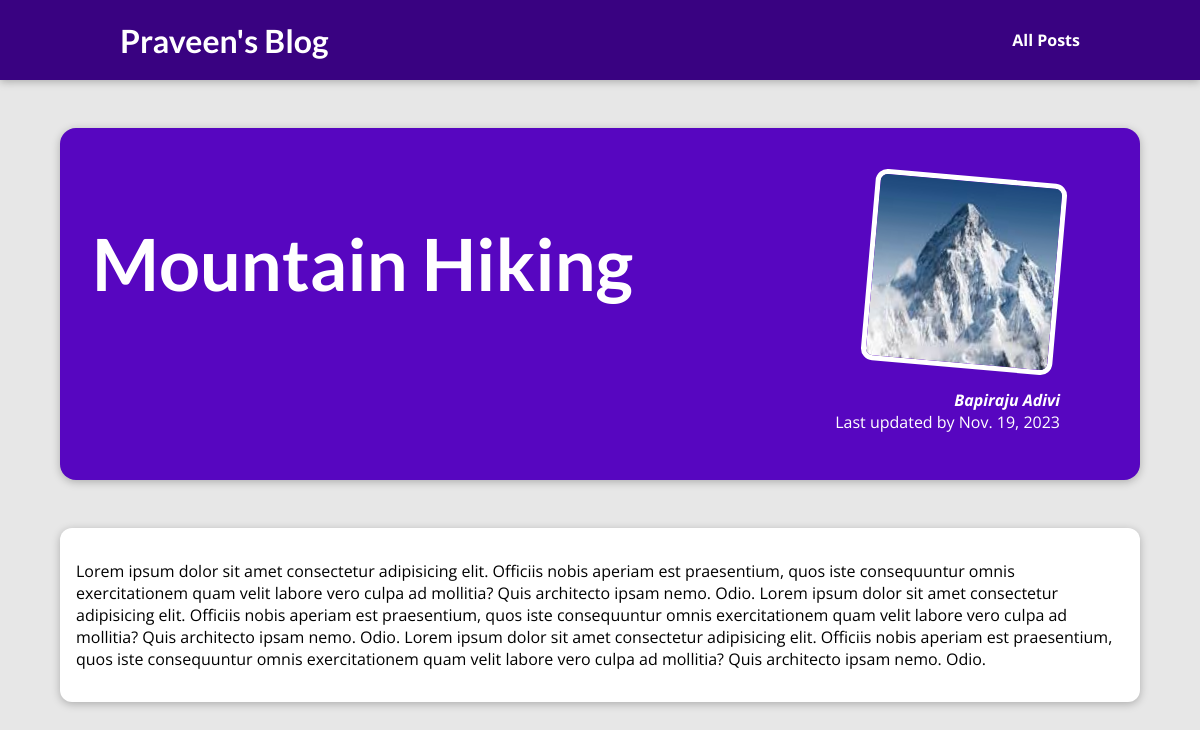
The page /s/posts/mountain-hiking on the database its author committed.
### blog/models.py (models this page shows, shortened)
class Post(models.Model):
    title = models.CharField(max_length=200)
    author = models.ForeignKey(Author, on_delete=models.CASCADE, related_name="posts")
    excerpt = models.CharField(max_length=500)
    date = models.DateField(auto_now=True)
    content = models.TextField(max_length=10000)
    slug = models.SlugField()
    image = models.CharField(max_length=50, null=True)
    tag = models.ManyToManyField(Tag, default="")

class Author(models.Model):
    first_name=models.CharField(max_length=50)
    last_name=models.CharField(max_length=50)
    email=models.EmailField(max_length=50)
    def get_full_name(self):
        return f"{self.first_name} {self.last_name}"
    def __str__(self):
        return self.get_full_name()

### blog/views.py (the view)
# urls.py: path('posts/<slug:slug>', views.post_detail, name='post-detail-page')
def post_detail(request, slug):
    identified_post = Post.objects.get(slug=slug)
    return render(request, 'blog/post_detail.html', {
        'post': identified_post
    })

### blog/templates/blog/post_detail.html
{% extends "base.html" %}
{% load static %}
{% block css_files %}
    <link rel="stylesheet" href="{% static "blog/post_detail.css"%}">
{% endblock css_files %}
{% block content %}
<section id='summary'>
    <h2> {{ post.title }} </h2>
    <article>
        <img src="{% static "blog/media/"|add:post.image %}" alt="Mountains Photo">
        <address>{{ post.author }}</address>
        <div>
            Last updated by {{ post.date }}
        </div>
    </article>
</section>
<main>
   <p>
    {{post.content}}
   </p>
</main>
{% endblock content %}

### static/main.css (style rules this page uses)
* { box-sizing: border-box; }
html { font-family: 'Open Sans', 'Lato', sans-serif; }
body { margin: 0; }
h1, h2, h3 { font-family: 'Lato', sans-serif; font-weight: bold; }

### blog/static/blog/post_detail.css (style rules this page uses)
body { background-color: #e7e7e7; }
#summary { margin: 8rem auto 3rem auto; padding: 2rem; width: 90%; max-width: 90rem; border-radius: 16px; background-color: #5706c0; position: relative; box-shadow: 0 2px 8px rgba(0, 0, 0, 0.25); height: 22rem; }
#summary h2 { color: white; font-size: 4.5rem; }
#summary article { position: absolute; top: 2rem; right: 3rem; padding: 1rem 2rem; border-radius: 12px; text-align: right; color: white; }
#summary article img { width: 12rem; height: 12rem; border-radius: 12px; transform: rotateZ(5deg); border: 5px solid white; margin-bottom: 1rem; }
#summary address { font-weight: bold; }
main { width: 90%; max-width: 90rem; margin: 3rem auto; background-color: white; padding: 1rem; border-radius: 12px; box-shadow: 0 2px 8px rgba(0, 0, 0, 0.25); }

### rows shown on the page
Post: title "Mountain Hiking", image (picture), author "Bapiraju Adivi", date "Nov. 19, 2023", content "Lorem ipsum dolor sit amet consectetur adipisicing elit. Officiis nobis aperiam est praesentium, quos iste consequuntur omnis exercitationem quam velit labore vero culpa ad mollitia? Quis architecto ipsam nemo. Odio. Lorem ipsum dolor sit amet consectetur adipisicing elit. Officiis nobis aperiam est praesentium, quos iste consequuntur omnis exercitationem quam velit labore vero culpa ad mollitia? Quis architecto ipsam nemo. Odio. Lorem ipsum dolor sit amet consectetur adipisicing elit. Officiis nobis aperiam est praesentium, quos iste consequuntur omnis exercitationem quam velit labore vero culpa ad mollitia? Quis architecto ipsam nemo. Odio."
